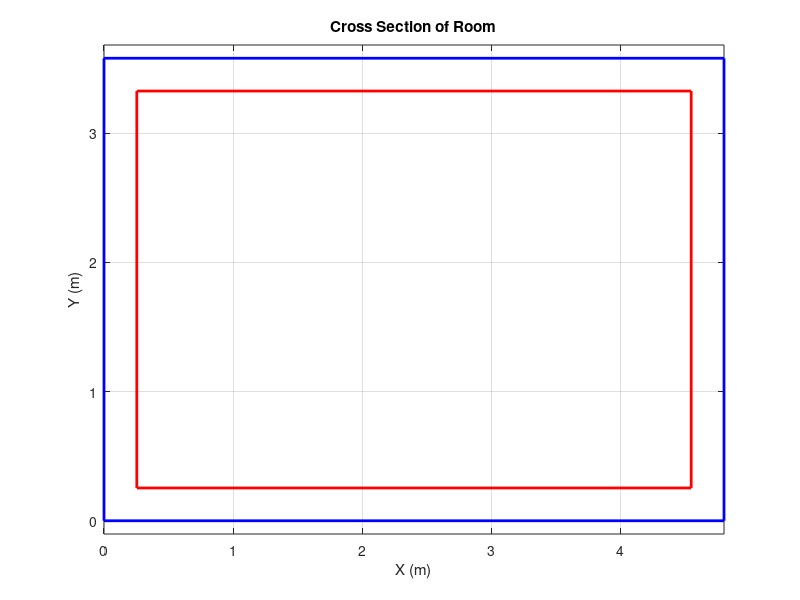

Source code (MATLAB): (Note: this script raises an error after producing the figure.)
%% Final Assignement Neumerical Methods 
% NOTE : Might not run out of the box - Using distmesh package
% Final Heat Flow Assignment 
% Goal: keep the room at a temperature of 21 degrees C on the coldest day. 
% Given:  of 10 degrees C and that the walls exposed to the outside (windows) have a temperature of -23 degrees C:
% Add 5 Heaters to the porch area

% l = the height of the room
% T = temperature
% Q = heat energy generated per unit area per unit time W atts = Joule=sec
% K = thermal conductivity W= (m deg C):
% (xi; yi) is the Dirac delta function
close all
clc 
clear

addpath("/Users/benjackson/Desktop/School/Grad -Spring/Neumerical Methods/Final/Mesh /distmesh-master/") %Specify PKG location

% q = W 
% k = W/mC =Thermal conductivity

%% Defining the parameters associated with the Model (K)
minVal      = .001;        % minimum value for rounding error --> 0 

thickness_window_in = 0.5;                      % in
thickness_window = thickness_window_in*0.0254;  % m

R_windows   = 1.38;                               %W/(m·C); %window 
k_window    = .96;                                % W / (mC) thermal Conductivity of Window
% k_window    = .96/60;                                % W / (mC) thermal Conductivity of Window
k_wall      = .17;                                % W / (mC) 
k_air       = .026;                               % W / (mC) Thermal conductivity of air

% Define the boundary temperatures
boundaryTemperature = -23;                      % deg C
houseWallTemperature = 10;                      % deg C % East Wall of porch

% room geometry % Assuming height of the room is constant throughout so we negelct it.
wallLength1_in = 45*3 + 3*2; %in
wallLength2_in = 45*4 + 3*3; %in
wallLength1 = wallLength1_in/39.37; %m
wallLength2 = wallLength2_in/39.37; %m

% Define dimensions of the rectangle
x_length = wallLength2; % Length along x-axis
y_length = wallLength1; % Length along y-axis

% Define the coordinates of the rectangle
x_rect = [0, x_length, x_length, 0, 0]; % x-coordinates of the rectangle
y_rect = [0, 0, y_length, y_length, 0]; % y-coordinates of the rectangle

% Plot the rectangle
figure;
plot(x_rect, y_rect, 'b', 'LineWidth', 2);
axis equal; % Make the aspect ratio equal
title('Cross Section of Room');
xlabel('X (m)');
ylabel('Y (m)');
grid on;
hold on 
bufferSize = 10/39.37 %10in from the wall /39.37 - > m
x_heated = [bufferSize    4.8006-bufferSize    4.8006-bufferSize         bufferSize         bufferSize]
y_heated = [ bufferSize         bufferSize    3.5814-bufferSize    3.5814-bufferSize        bufferSize]
plot(x_heated,y_heated, 'r', 'LineWidth', 2);
fontsize(25,"points");
hold off


%% Generate Mesh and plot
fac = 1;
fd  = @(p) -min(min(min(p(:,2),y_length-p(:,2)),0+p(:,1)),x_length-p(:,1));
fh  = @(p) ones(size(p,1),1);
[p,t] = distmesh( fd, fh, .05, [0,0;round(x_length/fac),round(y_length/fac)]); % 3rd Varibale is length of sides on elements
patch( 'vertices', p, 'faces', t, 'facecolor', [.9, .9, .9] )
transformationTable = t; % t is triangle indices 
nodeLocationTable   = p; % p is  Grid vertex/node coordinates (N_P x 2/3)

%% Assign a K value for each element 
% if K is on an edge assign it either a wall or window k value 
x_max = max(nodeLocationTable(:,1));
y_max = max(nodeLocationTable(:,2));
x_min = min(nodeLocationTable(:,1));
y_min = min(nodeLocationTable(:,2));

% Window locations are everywhere except 3in from the coners and at the
% width of the wall in 3 locations 
% Defining seperate array for conductivity at each element
boundary_Array = zeros(length(nodeLocationTable),1);            % If all were same type boundary condition
boundary_Array_House = zeros(length(nodeLocationTable),1);      % Just Boundary Conditions for house facing wall
boundary_Array_Outside = zeros(length(nodeLocationTable),1);    % Just Boundary Conditions for outside facing wall
globalMatrix   = zeros(length(nodeLocationTable),length(nodeLocationTable)); %Global Matrix
k_node = zeros(length(nodeLocationTable),1);                    % Array of thermal constant at each node
k_Array = zeros(length(transformationTable),1); %An array of the size of elements to hold k value of each element
wallHeat_asFlux_Array = zeros(length(globalMatrix),1);

% What i am trying to do here is that if the current element is on the
% boundary then it will have a k value of the wall or the window
for e = 1:height(transformationTable)
    element = transformationTable(e,:);
    for i = 1:3
        %if on a boundary then k is wall or window
        node_i_X = nodeLocationTable(element(i),1);
        node_i_Y = nodeLocationTable(element(i),2);
        if node_i_X >= x_max -minVal|| node_i_Y >= y_max -minVal|| node_i_X <= minVal || node_i_Y <= minVal
            % It is a boundary element 

            %%%%%%% For not the boundary will be all windows
            k_Array(e) = k_window;
            break
        else
            % Else the element is air 
            k_Array(e) = k_air;
        end
    end
end

%% Define the boundary conditions -- The temperature at each boundary Node
%   Results section - arrays of boundary temperature 
%                   boundary_Array - which nodes are boundaries and
%                       the temperature of them - used for constant BC
%                   boundary_Array_Outside - just the outside BC
%                   boundary_Array_House - just the house facing wall
%   k_node - the node's thermal conductivity if its a wall or window                 
for node = 1:length(nodeLocationTable)  
    %If we are on the walls facing the outside temperature then set BC
    if nodeLocationTable(node,1) >= x_max - minVal || nodeLocationTable(node,1) <= minVal || nodeLocationTable(node,2) <= minVal
        boundary_Array(node)         = boundaryTemperature; % Setting the temerature at the boundary to be 20 degrees
        boundary_Array_Outside(node) = boundaryTemperature; % Setting the temerature at the boundary to be 20 degrees
    end 
    %if y = 0 on geometrey then the on the east wall and its value is houseWallTemperature
    if nodeLocationTable(node,2) >= y_max - minVal
        boundary_Array(node)       = houseWallTemperature;
        boundary_Array_House(node) = houseWallTemperature;
    end

    %Find if the current node is a window or a wall - We are on a boundary:
    if nodeLocationTable(node,1) >= x_max - minVal || nodeLocationTable(node,1) <= minVal
        % North or South Wall - If the y value on north wall is 3in from the
        % corners then its a wall 
        if nodeLocationTable(node,2) < 3/39.37 ||  nodeLocationTable(node,2) > y_max  - 3/39.37%m
            k_node(node) = k_wall;
        else 
            k_node(node) = k_window;
        end

    elseif nodeLocationTable(node,2) <= y_min + minVal
        % West Wall
        if (nodeLocationTable(node,1) < 3/39.37 ||  nodeLocationTable(node,1) > x_max - 3/39.37 || (nodeLocationTable(node,1) > x_max/2 - (3/39.37)/2) && (nodeLocationTable(node,1) < x_max/2 + (3/39.37)/2))
            k_node(node) = k_wall;
        else 
            k_node(node) = k_window;
        end
    % elseif nodeLocationTable(node,2) <= minVal
    %     % East Wall
    %     if (nodeLocationTable(node,2) < 3/39.37 ||  nodeLocationTable(node,2) > x_max - 3/39.37 || (nodeLocationTable(node,2) > 83/39.37) && (nodeLocationTable(node,2) < 86/39.37 )|| (nodeLocationTable(node,2) > (3+80+3+17)/39.37 && nodeLocationTable(node,2) < (3+80+3+17+3)/39.37))    
    %         k_node(node) = k_wall;
    %     else 
    %         k_node(node) = k_window;
    %     end
    end
end
%% Adding transient term
time = 0:.5:10;
temperature_C = zeros(length(nodeLocationTable),length(time));
for t_i = 1:length(time)

    
    % Get Global Matrix - Solve Each node across the mesh 
    for e = 1:height(transformationTable) % loop through the elements
    
        element = transformationTable(e,:); % The current element node locations
    
        %Get the area of the element
        P = [   nodeLocationTable(element(1),1) , nodeLocationTable(element(1),2), 1;
                nodeLocationTable(element(2),1) , nodeLocationTable(element(2),2), 1;
                nodeLocationTable(element(3),1) , nodeLocationTable(element(3),2), 1];
    
        A = abs(1/2 * det(P));
    
        % loop for the rows of the coefficient Matrix
        for i = 1:3 
            j = mod(i, 3) + 1;     % i
            k = mod(i + 1, 3) + 1; % i
            
            nodej = element(j);% The Node in from global
            nodek = element(k);% The Node in from global
            
            % Get the derivatives for Phi
            dNi_dx = (nodeLocationTable(nodej,2)   -  nodeLocationTable(nodek,2));
            dNi_dy = (nodeLocationTable(nodek,1)   -  nodeLocationTable(nodej,1));
    
            % loop for the columns of the coefficient Matrix
            for l = 1:3
                j = mod(l, 3)     + 1;      % j
                k = mod(l + 1, 3) + 1;  % j
    
                % Get derivates for Phi j
                dNj_dx = (nodeLocationTable(element(j),2)   -  nodeLocationTable(element(k),2));
                dNj_dy = (nodeLocationTable(element(k),1)   -  nodeLocationTable(element(j),1));
                
                % %Get the coefficient for a_ij locally 
                % a(i,l) = - k_Array(e) * (dNj_dx*dNi_dx + dNj_dy*dNi_dy)/(4 * A);
    
                a(i,l) = - k_air * (dNj_dx*dNi_dx + dNj_dy*dNi_dy)/(4 * A);
    
                %get global matrix by placing (summing) the current coeff at find(element==i),find(element==l)
                globalMatrix(element(i),element(l)) = globalMatrix(element(i),element(l)) + a(i,l);
    
            end 
        end 
    
    end
    
    
    %%%%%%%%%%%%%%%%%%%%%%%%%%%%%%
    %% Specifying boundary conditions
    % Here If it is a boundary, I know the node will be a certain constant
    % temperature (constant temperature boundary condition Type 1). This means the row can be set to [0...1...0]  * T_BC = Q
    % OR 
    % Apply the third type boundary condition Use the outside temeprature value
    
    %% Dirichlet Boundary conditions for every wall: Working
    % for i = 1: length(globalMatrix)
    %     if boundary_Array(i) ~= 0 ]
    %         globalMatrix(i,:) = [zeros(length(1:i)-1,1)', 1 , zeros(length(globalMatrix)-i,1)']; % Set constant temperature boundary (Type1)
    %     end
    % end
    % rhs = boundary_Array; % define the RHS of the equation (Boundary conditions, fluxes)
    
    
    
    %% Setting Leaking boundary for other walls 
    %  Addition of heat flow at the nodes due to q_out through the dx
    %  or dy from the heat differential between the outside temperature (known) and the
    %  inside temperature (unknown)
    %  Result - New terms to the Global matrix 
    %           Add heat flux to RHS of equation based on known T_out
    
    for i = 1:length(globalMatrix)
        % K*L/t * T_i 
        % arrayHeatFlux = k_node(i)/thick * 
        % We will get a 3 column vector : 
        %       K is conductivity of surface, 
        %       t is its thicknesss
        %       L1 is the distance between the node and previous one
        %       L2 is the distance between the node and next one
        current_X = nodeLocationTable(i,1);
        current_Y = nodeLocationTable(i,2);
            % We are not at the first node or the last node 
        if (current_X < .001) && (current_Y > .001) && (current_Y < y_max - .001)
            % We are on the y axis either at x = 0  Vertical
            % direction in cross section of the room
            % Also not in the corners
            
            %Index of nodes that are along the y axis:
            currentArrayIndex = find(nodeLocationTable(:,1) <= .01);  
            % find the index in the current array of indexes that has the
            % value of interest 'nodeLocationTable(i,2)':
            indexOfMatch = find(abs(nodeLocationTable(currentArrayIndex,2) - nodeLocationTable(i,2)) <= .01 ); 
    
            % Find the index of the nodes next to i in terms of the
            % 'nodeLocationArray'
            nodeBefore  = currentArrayIndex(indexOfMatch-1);
            currentNode = i;
            nodeAfter   = currentArrayIndex(indexOfMatch+1);
    
            L1 =  abs(nodeLocationTable(i,2) - nodeLocationTable(nodeBefore,2)); 
            L2 =  abs(nodeLocationTable(i,2) - nodeLocationTable(nodeAfter,2)); 
    
            heatFlux_known = k_node(i)/ thickness_window .* [ L1/6, (L1 + L2)/3 , L2/6 ];
    
            globalMatrix(i,nodeBefore)  = globalMatrix(i,nodeBefore)  - heatFlux_known(1);
            globalMatrix(i,currentNode) = globalMatrix(i,currentNode) - heatFlux_known(2);
            globalMatrix(i,nodeAfter)   = globalMatrix(i,nodeAfter)   - heatFlux_known(3);
    
            wallHeat_asFlux_Array(i) = k_node(i)/ thickness_window  * (1/2)* (L1+L2) * boundaryTemperature;
    
        elseif (current_X > x_max - .00001) && (current_Y > .001) && (current_Y < y_max - .001)
            % We are on the y axis either at x = x_max  Vertical
            % direction in cross section of the room
            % Also not in the corners
    
            currentArrayIndex = find(nodeLocationTable(:,1) >= x_max-.001);  %Index of nodes that are along the x = xmax
            indexOfMatch = find(abs(nodeLocationTable(currentArrayIndex,2) - nodeLocationTable(i,2)) <= .01 );
    
            nodeBefore  = currentArrayIndex(indexOfMatch-1);
            currentNode = i;
            nodeAfter   = currentArrayIndex(indexOfMatch+1);
    
            L1 =  abs(nodeLocationTable(i,2) - nodeLocationTable(nodeBefore,2)); 
            L2 =  abs(nodeLocationTable(i,2) - nodeLocationTable(nodeAfter,2)); 
    
            heatFlux_known = k_node(i)/ thickness_window .* [ L1/6, (L1 + L2)/3 , L2/6 ];
    
            globalMatrix(i,nodeBefore)  = globalMatrix(i,nodeBefore)  - heatFlux_known(1);
            globalMatrix(i,currentNode) = globalMatrix(i,currentNode) - heatFlux_known(2);
            globalMatrix(i,nodeAfter)   = globalMatrix(i,nodeAfter)   - heatFlux_known(3);
    
            wallHeat_asFlux_Array(i) = k_node(i)/ thickness_window  * (1/2)* (L1+L2) * boundaryTemperature;
    
        elseif (current_Y < .001) && (current_X > .001) && (current_X < x_max - .001)
            % We are on the x axis at y = 0  horizontal
            % direction in cross section of the room
            % Also not in the corners
            
            currentArrayIndex = find(nodeLocationTable(:,2) <= .001);
            indexOfMatch = find(abs(nodeLocationTable(currentArrayIndex,1) - nodeLocationTable(i,1)) <= .01 );
    
            nodeBefore  = currentArrayIndex(indexOfMatch-1);
            currentNode = i;
            nodeAfter   = currentArrayIndex(indexOfMatch+1);
    
            L1 =  abs(nodeLocationTable(i,1) - nodeLocationTable(nodeBefore,1)); 
            L2 =  abs(nodeLocationTable(i,1) - nodeLocationTable(nodeAfter,1)); 
    
            heatFlux_known = k_node(i)/ thickness_window .* [ L1/6, (L1 + L2)/3 , L2/6 ];
    
            globalMatrix(i,nodeBefore)  = globalMatrix(i,nodeBefore)  - heatFlux_known(1);
            globalMatrix(i,currentNode) = globalMatrix(i,currentNode) - heatFlux_known(2);
            globalMatrix(i,nodeAfter)   = globalMatrix(i,nodeAfter)   - heatFlux_known(3);
    
            wallHeat_asFlux_Array(i) = k_node(i)/ thickness_window * (1/2)* (L1+L2) * boundaryTemperature;
       
        elseif (current_X < .001) && (current_Y < .001)
            %If bottom Left Corner:
    
            currentArrayIndex_X = find(nodeLocationTable(:,1) <= .001);             % array of indexes when x = 0 
            indexOfMatch_X      = find(abs(nodeLocationTable(currentArrayIndex_X,2) <= .01 )); % index of array above when y = 0 
    
            currentArrayIndex_Y   = find(nodeLocationTable(:,2) <= .001);% array of indexes when y = 0 
            indexOfMatch_Y      = find(abs(nodeLocationTable(currentArrayIndex_Y,1) <= .01 ));% index of array above when x = 0 
    
            nodeBefore  = currentArrayIndex_X(indexOfMatch_X+1);
            currentNode = i;
            nodeAfter   = currentArrayIndex_Y(indexOfMatch_Y+1);
    
            L1 =  abs(nodeLocationTable(i,1) - nodeLocationTable(currentArrayIndex_X(indexOfMatch_X+1),1)); 
            L2 =  abs(nodeLocationTable(i,2) -  nodeLocationTable(currentArrayIndex_Y(indexOfMatch_Y+1),2)); 
    
            heatFlux_known = k_node(i)/ thickness_window .* [ L1/6, (L1 + L2)/3 , L2/6 ];
    
            globalMatrix(i,nodeBefore)  = globalMatrix(i,nodeBefore)  - heatFlux_known(1);
            globalMatrix(i,currentNode) = globalMatrix(i,currentNode) - heatFlux_known(2);
            globalMatrix(i,nodeAfter)   = globalMatrix(i,nodeAfter)   - heatFlux_known(3);
    
            wallHeat_asFlux_Array(i) = k_node(i)/ thickness_window * (1/2)* (L1+L2) * boundaryTemperature;
    
         elseif (current_X > x_max - .001) && (current_Y > y_max - .001)
            %Corner 2 X large, y large - ZERO - Wall Boundary
            currentArrayIndex_X = find(nodeLocationTable(:,1) > x_max - .001 );
            indexOfMatch_X      = find(abs(nodeLocationTable(currentArrayIndex,2) > y_max - .001 ));
    
            currentArrayIndex_Y   = find(nodeLocationTable(:,2)  > y_max - .001);
            indexOfMatch_Y        = find(abs(nodeLocationTable(currentArrayIndex_Y,1) > x_max - .001 ));
    
            nodeBefore  = currentArrayIndex_X(indexOfMatch_X);
            currentNode = i;
            nodeAfter   = currentArrayIndex_Y(indexOfMatch_Y);
    
            L1 =  0; 
            L2 =  0; 
    
            heatFlux_known = k_node(i)/ thickness_window .* [ L1/6, (L1 + L2)/3 , L2/6 ];
    
            globalMatrix(i,nodeBefore)  = globalMatrix(i,nodeBefore)  - heatFlux_known(1);
            globalMatrix(i,currentNode) = globalMatrix(i,currentNode) - heatFlux_known(2);
            globalMatrix(i,nodeAfter)   = globalMatrix(i,nodeAfter)   - heatFlux_known(3);
    
            wallHeat_asFlux_Array(i) = k_node(i)/ thickness_window * (1/2)* (L1+L2) * boundaryTemperature;
    
         elseif (current_X < .001 ) && (current_Y > y_max - .001)
            % Corner X small and Y large - ZERO - Wall Boundary
            currentArrayIndex_X = find(nodeLocationTable(:,1) < .001 );
            indexOfMatch_X      = find(abs(nodeLocationTable(currentArrayIndex,2) > y_max - .001 ));
    
            currentArrayIndex_Y   = find(nodeLocationTable(:,2)  > y_max - .001);
            indexOfMatch_Y        = find(abs(nodeLocationTable(currentArrayIndex_Y,1)  <= .01));
    
            nodeBefore  = currentArrayIndex_X(indexOfMatch_X-1);
            currentNode = i;
            nodeAfter   = currentArrayIndex_Y(indexOfMatch_Y+1);
    
            L1 = 0; 
            L2 = 0; 
    
            heatFlux_known = k_node(i)/ thickness_window .* [ L1/6, (L1 + L2)/3 , L2/6 ];
    
            globalMatrix(i,nodeBefore)  = globalMatrix(i,nodeBefore)  - heatFlux_known(1);
            globalMatrix(i,currentNode) = globalMatrix(i,currentNode) - heatFlux_known(2);
            globalMatrix(i,nodeAfter)   = globalMatrix(i,nodeAfter)   - heatFlux_known(3);
    
            wallHeat_asFlux_Array(i) = k_node(i)/ thickness_window * (1/2)* (L1+L2) * boundaryTemperature;
    
          elseif (current_X > x_max - .001 ) && (current_Y < .001)
            % Corner X large and Y small
    
            currentArrayIndex_X = find(nodeLocationTable(:,1) > x_max - .001 );                % Get array of max x nodes
            indexOfMatch_X      = find(abs(nodeLocationTable(currentArrayIndex_X,2)  <= .01 )); % index when y is small
    
            currentArrayIndex_Y   = find(nodeLocationTable(:,2)  < .001);
            indexOfMatch_Y        = find(abs(nodeLocationTable(currentArrayIndex_Y,1) > x_max - .001 ));
    
            nodeBefore  = currentArrayIndex_X(indexOfMatch_X+1);
            currentNode = i;
            nodeAfter   = currentArrayIndex_Y(indexOfMatch_Y-1);
    
            L1 =   abs(nodeLocationTable(i,1) - nodeLocationTable(currentArrayIndex_X(indexOfMatch_X+1),1)); 
            L2 =   abs(nodeLocationTable(i,1) - nodeLocationTable(currentArrayIndex_Y(indexOfMatch_Y-1),2)); 
    
            heatFlux_known = k_node(i)/ thickness_window .* [ L1/6, (L1 + L2)/3 , L2/6 ];
    
            globalMatrix(i,nodeBefore)  = globalMatrix(i,nodeBefore)  - heatFlux_known(1);
            globalMatrix(i,currentNode) = globalMatrix(i,currentNode) - heatFlux_known(2);
            globalMatrix(i,nodeAfter)   = globalMatrix(i,nodeAfter)   - heatFlux_known(3);
            
            wallHeat_asFlux_Array(i) = k_node(i)/ thickness_window * (1/2) * (L1+L2) * boundaryTemperature; % 
        end
    end
    
    %% Derichlet BC for House facing wall + Leaky boundary for the outside facing walls
    for i = 1:length(globalMatrix)
        %Setting the house facing wall conditions In global Matrix 
        if boundary_Array_House(i) ~= 0 
            globalMatrix(i,:) = [zeros(length(1:i)-1,1)', 1 , zeros(length(globalMatrix)-i,1)']; % Set constant temperature boundary (Type1)
        end
    end
    % rhs = boundary_Array_House + wallHeat_asFlux_Array; % define the RHS of the equation (Boundary conditions, fluxes)
    
    
    
    % Fluxes at certain nodes - Adding Heaters (manually for this)
    heaterArray = zeros(length(globalMatrix),1);
    close all
    hold_Q_Loc = -2*ones(5,2);
    
    % 1 Heater (centered)
    
    Q_heatSource  = 40;
    scale   = 1;
    
    denom  = 4;
    num2   = 1;
    
    q_loc = [1*wallLength2/2 num2*wallLength1/denom]; %Placing a heater at the center of the room
    heater_node_index = dsearchn(nodeLocationTable,q_loc);
    heaterArray(heater_node_index) = Q_heatSource;
    hold_Q_Loc(5,:) = q_loc;
    
    rhs = boundary_Array_House - wallHeat_asFlux_Array - heaterArray;
    
    % 3 Heaters
    % 
    % denom  = 10;
    % num1   = 1;
    % num2   = 9;
    % Q_heatSource=10;
    % middle_Q    = 1.2*Q_heatSource;
    % scale       = 1;
    % 
    % q_loc = [num1*wallLength2/denom num1*wallLength1/denom]; %Placing a heater at the center of the room
    % hold_Q_Loc(1,:) = q_loc;
    % heater_node_index = dsearchn(nodeLocationTable,q_loc);
    % heaterArray(heater_node_index) = scale*Q_heatSource;
    % q_loc = [num2*wallLength2/denom num1*wallLength1/denom]; %Placing a heater at the center of the room
    % heater_node_index = dsearchn(nodeLocationTable,q_loc);
    % heaterArray(heater_node_index) = scale*Q_heatSource;
    % hold_Q_Loc(2,:) = q_loc;
    % 
    % denom  = 2;
    % num2   = 1;
    % 
    % q_loc = [num2*wallLength2/denom num2*wallLength1/denom]; %Placing a heater at the center of the room
    % heater_node_index = dsearchn(nodeLocationTable,q_loc);
    % heaterArray(heater_node_index) = middle_Q;
    % hold_Q_Loc(5,:) = q_loc;
    % rhs = boundary_Array_House - wallHeat_asFlux_Array - heaterArray;
    
    
    
    % 5 Heaters (4 corners and a middle)
    
    % denom  = 10;
    % num1   = 1;
    % num2   = 9;
    % Q_heatSource=5;
    % middle_Q = 1.5*Q_heatSource;
    % scale = 1;
    % 
    % hold_Q_Loc = zeros(5,2);
    % 
    % q_loc = [num1*wallLength2/denom num1*wallLength1/denom]; %
    % hold_Q_Loc(1,:) = q_loc;
    % heater_node_index = dsearchn(nodeLocationTable,q_loc);
    % heaterArray(heater_node_index) = scale*middle_Q;
    % 
    % q_loc = [num2*wallLength2/denom num1*wallLength1/denom]; %
    % heater_node_index = dsearchn(nodeLocationTable,q_loc);
    % heaterArray(heater_node_index) = scale*middle_Q;
    % hold_Q_Loc(2,:) = q_loc;
    % 
    % q_loc = [num1*wallLength2/denom num2*wallLength1/denom]; %
    % heater_node_index = dsearchn(nodeLocationTable,q_loc);
    % heaterArray(heater_node_index) = Q_heatSource;
    % hold_Q_Loc(3,:) = q_loc;
    % 
    % q_loc = [num2*wallLength2/denom num2*wallLength1/denom]; %
    % heater_node_index = dsearchn(nodeLocationTable,q_loc);
    % heaterArray(heater_node_index) = Q_heatSource;
    % hold_Q_Loc(4,:) = q_loc;
    % 
    % denom  = 2;
    % num2   = 1;
    % 
    % q_loc = [num2*wallLength2/denom num2*wallLength1/denom]; %Placing a heater at the center of the room
    % heater_node_index = dsearchn(nodeLocationTable,q_loc);
    % heaterArray(heater_node_index) = middle_Q;
    % hold_Q_Loc(5,:) = q_loc;
    % rhs = boundary_Array_House - wallHeat_asFlux_Array - heaterArray;
    
    
    % 5 Heaters along walls
    
    % denom  = 7;
    % num1   = 1;
    % num2   = 6;
    % Q_heatSource=5;
    % middle_Q = 1*Q_heatSource;
    % scale = 1;
    % 
    % hold_Q_Loc = zeros(5,2);
    % q_loc = [num1*wallLength2/denom num1*wallLength1/denom]; %Placing a heater at the center of the room
    % hold_Q_Loc(1,:) = q_loc;
    % heater_node_index = dsearchn(nodeLocationTable,q_loc);
    % heaterArray(heater_node_index) = scale*Q_heatSource;
    % q_loc = [num2*wallLength2/denom num1*wallLength1/denom]; %Placing a heater at the center of the room
    % heater_node_index = dsearchn(nodeLocationTable,q_loc);
    % heaterArray(heater_node_index) = scale*Q_heatSource;
    % hold_Q_Loc(2,:) = q_loc;
    % 
    % q_loc = [num1*wallLength2/denom 4.5*wallLength1/denom]; %Placing a heater at the center of the room
    % heater_node_index = dsearchn(nodeLocationTable,q_loc);
    % heaterArray(heater_node_index) = Q_heatSource;
    % hold_Q_Loc(3,:) = q_loc;
    % q_loc = [num2*wallLength2/denom 4.5*wallLength1/denom]; %Placing a heater at the center of the room
    % heater_node_index = dsearchn(nodeLocationTable,q_loc);
    % heaterArray(heater_node_index) = Q_heatSource;
    % hold_Q_Loc(4,:) = q_loc;
    % 
    % denom  = 2;
    % num2   = 1;
    % 
    % q_loc = [num2*wallLength2/denom 1*wallLength1/4]; %Placing a heater at the center of the room
    % heater_node_index = dsearchn(nodeLocationTable,q_loc);
    % heaterArray(heater_node_index) = middle_Q;
    % hold_Q_Loc(5,:) = q_loc
    % rhs = boundary_Array_House - wallHeat_asFlux_Array - heaterArray;
    
    % Solving for temperature 
    temperature_C(:,t_i) = inv(globalMatrix) * rhs; % Temperature solve for deg C 
end


%% % Display the results as a contour plot
close all
figure;
subplot(1,2,1);
%3d Plot
% trisurf(transformationTable,nodeLocationTable(:,1), nodeLocationTable(:,2), temperature_C);
% title('Temperature Distribution');
% xlabel('X (m)');
% ylabel('Y (m)');
% zlabel('Temperature (C)');
% clim([-23 30])
% % colorbar;
% zlim([min(temperature_C) max(temperature_C)])


subplot(1,3,1);
trisurf(transformationTable,nodeLocationTable(:,1), nodeLocationTable(:,2), temperature_C(:,1));
title('time = 0s');
xlabel('X (m)');
ylabel('Y (m)');
% colorbar;
clim([-23 30])
minTemp = min(min(temperature_C))
maxTemp = max(max(temperature_C))
xlim([0 x_max])
ylim([0 y_max])
zlim([minTemp maxTemp])
valHold  = maxTemp
fondSize = 40
text(hold_Q_Loc(1,1),hold_Q_Loc(1,2),valHold,". Q1",'Color','r','FontSize',fondSize,'FontWeight','bold')
text(hold_Q_Loc(2,1),hold_Q_Loc(2,2),valHold,". Q2",'Color','r','FontSize',fondSize,'FontWeight','bold')
text(hold_Q_Loc(3,1),hold_Q_Loc(3,2),valHold,". Q3",'Color','r','FontSize',fondSize,'FontWeight','bold')
text(hold_Q_Loc(4,1),hold_Q_Loc(4,2),valHold,". Q4",'Color','r','FontSize',fondSize,'FontWeight','bold')
text(hold_Q_Loc(5,1),hold_Q_Loc(5,2),valHold,". Q5",'Color','r','FontSize',fondSize,'FontWeight','bold')
fontsize(25,"points");
view(2)
hold on 
bufferSize = 10/39.37% Plotting a rectangle to represent the area we are trying to keep warm 20C
x_heated   = [bufferSize         4.8006-bufferSize    4.8006-bufferSize         bufferSize               bufferSize]
y_heated   = [ bufferSize         bufferSize          3.5814-bufferSize         3.5814-bufferSize        bufferSize]
plot3(x_heated,y_heated,valHold*ones(1,length(y_heated)), 'g', 'LineWidth', 5);


subplot(1,3,2);
% figure
trisurf(transformationTable,nodeLocationTable(:,1), nodeLocationTable(:,2), temperature_C(:,2));
title('time = .5s');
xlabel('X (m)');
ylabel('Y (m)');
% colorbar;
clim([-23 30])
xlim([0 x_max])
ylim([0 y_max])
zlim([minTemp maxTemp])
valHold  = maxTemp
fondSize =40
text(hold_Q_Loc(1,1),hold_Q_Loc(1,2),valHold,". Q1",'Color','r','FontSize',fondSize,'FontWeight','bold')
text(hold_Q_Loc(2,1),hold_Q_Loc(2,2),valHold,". Q2",'Color','r','FontSize',fondSize,'FontWeight','bold')
text(hold_Q_Loc(3,1),hold_Q_Loc(3,2),valHold,". Q3",'Color','r','FontSize',fondSize,'FontWeight','bold')
text(hold_Q_Loc(4,1),hold_Q_Loc(4,2),valHold,". Q4",'Color','r','FontSize',fondSize,'FontWeight','bold')
text(hold_Q_Loc(5,1),hold_Q_Loc(5,2),valHold,". Q5",'Color','r','FontSize',fondSize,'FontWeight','bold')
fontsize(25,"points");
view(2)
hold on 
bufferSize = 10/39.37% Plotting a rectangle to represent the area we are trying to keep warm 20C
x_heated   = [bufferSize         4.8006-bufferSize    4.8006-bufferSize         bufferSize               bufferSize]
y_heated   = [ bufferSize         bufferSize          3.5814-bufferSize         3.5814-bufferSize        bufferSize]
plot3(x_heated,y_heated,valHold*ones(1,length(y_heated)), 'g', 'LineWidth', 5);



subplot(1,3,3);
% figure
trisurf(transformationTable,nodeLocationTable(:,1), nodeLocationTable(:,2), temperature_C(:,end));
title('time = End');
xlabel('X (m)');
ylabel('Y (m)');
colorbar;
clim([-23 30])
xlim([0 x_max])
ylim([0 y_max])
zlim([minTemp maxTemp])
valHold  = maxTemp
fondSize =40
text(hold_Q_Loc(1,1),hold_Q_Loc(1,2),valHold,". Q1",'Color','r','FontSize',fondSize,'FontWeight','bold')
text(hold_Q_Loc(2,1),hold_Q_Loc(2,2),valHold,". Q2",'Color','r','FontSize',fondSize,'FontWeight','bold')
text(hold_Q_Loc(3,1),hold_Q_Loc(3,2),valHold,". Q3",'Color','r','FontSize',fondSize,'FontWeight','bold')
text(hold_Q_Loc(4,1),hold_Q_Loc(4,2),valHold,". Q4",'Color','r','FontSize',fondSize,'FontWeight','bold')
text(hold_Q_Loc(5,1),hold_Q_Loc(5,2),valHold,". Q5",'Color','r','FontSize',fondSize,'FontWeight','bold')
fontsize(25,"points");
view(2)
hold on 
bufferSize = 10/39.37% Plotting a rectangle to represent the area we are trying to keep warm 20C
x_heated   = [bufferSize         4.8006-bufferSize    4.8006-bufferSize         bufferSize               bufferSize]
y_heated   = [ bufferSize         bufferSize          3.5814-bufferSize         3.5814-bufferSize        bufferSize]
plot3(x_heated,y_heated,valHold*ones(1,length(y_heated)), 'g', 'LineWidth', 5);


%% Average temperature of room
mean(temperature_C)
%% plotting heater locations:
% 
% figure;
% plot(x_rect, y_rect, 'b', 'LineWidth', 2);
% axis equal; % Make the aspect ratio equal
% title('Cross Section of Room');
% xlabel('X (m)');
% ylabel('Y (m)');
% grid on;
% hold on 
% bufferSize = 10/39.37 %10in from the wall /39.37 - > m
% x_heated = [bufferSize    4.8006-bufferSize    4.8006-bufferSize         bufferSize         bufferSize]
% y_heated = [ bufferSize         bufferSize    3.5814-bufferSize    3.5814-bufferSize        bufferSize]
% plot(x_heated,y_heated, 'g', 'LineWidth', 2);
% hold on 
% text(hold_Q_Loc(1,1),hold_Q_Loc(1,2),". Q1",'Color','r','FontSize',fondSize,'FontWeight','bold')
% text(hold_Q_Loc(2,1),hold_Q_Loc(2,2),". Q2",'Color','r','FontSize',fondSize,'FontWeight','bold')
% text(hold_Q_Loc(3,1),hold_Q_Loc(3,2),". Q3",'Color','r','FontSize',fondSize,'FontWeight','bold')
% text(hold_Q_Loc(4,1),hold_Q_Loc(4,2),". Q4",'Color','r','FontSize',fondSize,'FontWeight','bold')
% text(hold_Q_Loc(5,1),hold_Q_Loc(5,2),". Q5",'Color','r','FontSize',fondSize,'FontWeight','bold')
% fontsize(25,"points");

